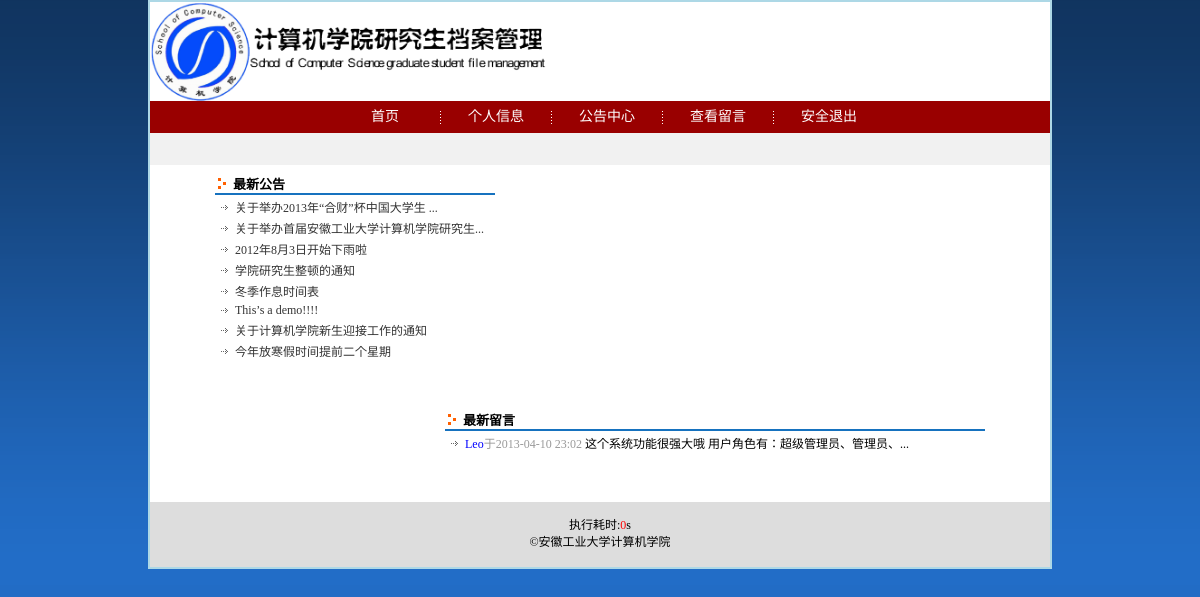
Page /student_s.php (signed in) on the committed database.
### tables this page shows
CREATE TABLE IF NOT EXISTS `gm_notice` (
  `gm_id` mediumint(8) unsigned NOT NULL auto_increment,
  `gm_title` varchar(100) NOT NULL,
  `gm_content` text NOT NULL,
  `gm_write` varchar(20) NOT NULL,
  `gm_time` datetime NOT NULL,
  PRIMARY KEY  (`gm_id`)
);

CREATE TABLE IF NOT EXISTS `gm_message` (
  `gm_id` mediumint(8) unsigned NOT NULL auto_increment,
  `gm_username` varchar(20) NOT NULL,
  `gm_num` int(14) unsigned NOT NULL,
  `gm_content` text NOT NULL,
  `gm_reply` text,
  `gm_replytime` datetime default NULL,
  `gm_systime` datetime NOT NULL,
  PRIMARY KEY  (`gm_id`)
);

### includes/mysql.func.php (called while the page is built, shortened)
<?php
function _query($sql){
	return mysql_query($sql);
}
function _fetch_array_list($res){
	return mysql_fetch_array($res);
}
?>

### includes/global.func.php (called while the page is built, shortened)
<?php
function _cut($_string,$_strlen) {
	if (mb_strlen($_string,'utf-8') > $_strlen) {
		$_string = mb_substr($_string,0,$_strlen,'utf-8').'...';
	}
	return $_string;
}
?>

### student_s.php (the view, shortened to what this page needs)
<?php
$notice_res=_query("SELECT * FROM gm_notice ORDER BY gm_time DESC LIMIT 12");
$message_res=_query("SELECT * FROM gm_message ORDER BY gm_systime DESC LIMIT 12");
?>
<!DOCTYPE html PUBLIC "-//W3C//DTD XHTML 1.0 Transitional//EN" "http://www.w3.org/TR/xhtml1/DTD/xhtml1-transitional.dtd">
<html xmlns="http://www.w3.org/1999/xhtml">
<head>
<link href="styles/student_s.css" rel="stylesheet" type="text/css" />
<?php
	require ROOT_PATH.'includes/title_student.inc.php';
?>
</head>
<body>
<?php
	require ROOT_PATH.'includes/header_student.inc.php';
?>
<div id="main">
<div id="left">
	<dl>
		<dt>最新公告</dt>
		<?php
		for($i=0;$i<12;$i++){
			$notice_row=_fetch_array_list($notice_res);
			if($notice_row['gm_id']=='')
				break;
			echo '<dd><a href="notice_s.php?action=one&id='.$notice_row['gm_id'].'">'._cut($notice_row['gm_title'],20).'</a></dd>';
		}
		?>
	</dl>
</div>
<div id="right">
	<dl>
		<dt> 最新留言</dt>
		<?php
		for($i=0;$i<12;$i++){
			$message_row=_fetch_array_list($message_res);
			if($message_row['gm_id']=='')
				break;
			echo '<dd><span class="stu">'.$message_row['gm_username'].'</span><span class="time">于'.date('Y-m-d H:i',strtotime($message_row['gm_systime'])).' </span>'._cut($message_row['gm_content'],30).'</dd>';
		}
		?>
	</dl>
</div>
</div>
<?php
	require ROOT_PATH.'includes/footer_admin.inc.php';
?>
</body>
</html>

### styles/student_s.css (style rules this page uses)
#left { float:left; width:280px; margin-left:65px; margin-bottom:50px; }
#left dl { width:280px; }
#left dl dt { background:url("../images/gif-0054.gif") no-repeat left center; text-indent:18px; font-size:13px; font-weight:bold; border-bottom:2px solid #1672BF; }
#left dl dd { margin-left:5px; margin-top:3px; background:url("../images/ico.gif") no-repeat left center; text-indent:15px; }
#right { float:right; width:540px; margin-right:65px; margin-bottom:50px; }
#right dl { width:540px; }
#right dl dt { background:url("../images/gif-0054.gif") no-repeat left center; text-indent:18px; font-size:13px; font-weight:bold; border-bottom:2px solid #1672BF; }
#right dl dd { margin-left:5px; margin-top:3px; background:url("../images/ico.gif") no-repeat left center; text-indent:15px; }
#right dl dd span.stu { color:blue; }
#right dl dd span.time { color:#999; }

### styles/basic.css (style rules this page uses)
* { margin:0; padding:0; }
body { font-size:12px; font-family:微软雅黑,黑体; background:url("../images/user_all_bg.gif") repeat-x scroll 50% top #226CC5; }

### styles/header.css (style rules this page uses)
#main { border-top:0px; }
a { color: #333333; text-decoration: none; }

### rows in the picture
gm_notice: gm_title "关于举办2013年“合财”杯中国大学生 ..."
gm_notice: gm_title "关于举办首届安徽工业大学计算机学院研究生..."
gm_notice: gm_title "2012年8月3日开始下雨啦"
gm_notice: gm_title "学院研究生整顿的通知"
gm_notice: gm_title "冬季作息时间表"
gm_notice: gm_title "This’s a demo!!!!"
gm_notice: gm_title "关于计算机学院新生迎接工作的通知"
gm_notice: gm_title "今年放寒假时间提前二个星期"
gm_message: gm_username "Leo", gm_systime "2013-04-10 23:02", gm_content "这个系统功能很强大哦 用户角色有：超级管理员、管理员、..."

### other values in the picture
$end_time-$start_time "0"
